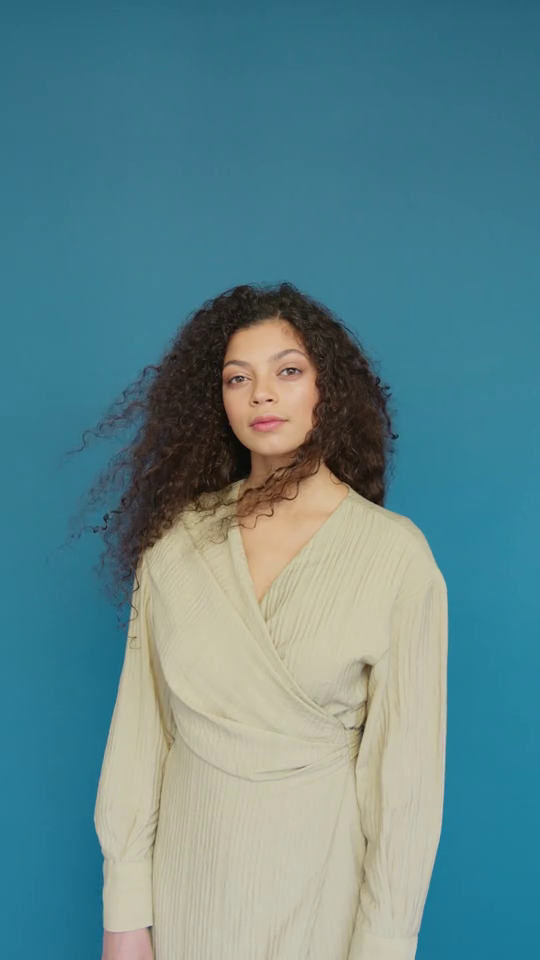
#> input picture frame 30 of Lab9/face.mp4, 540 x 960 px
$ python main2.py
#> lines starting #> are read from the running program, lines starting #| are printed output that depends on the picture; after the words box and inside, x2 and y2 are one past the last pixel; in counts of white or black regions, pixels touching at a corner belong together
import cv2
import numpy
from pathlib import Path


ESC = 0x0000001B
UP = 0x00260000
DOWN = 0x00280000
LEFT = 0x00250000
RIGHT = 0x00270000


def load_image(fname: str) -> numpy.ndarray:
    data = numpy.fromfile(fname, dtype=numpy.uint8)
    img = cv2.imdecode(data, cv2.IMREAD_COLOR)
    if img is None:
        raise IOError("Invalid image format")
    return img


CASCADE = Path(cv2.data.haarcascades) / 'haarcascade_frontalface_default.xml'
EYECASCADE = Path(cv2.data.haarcascades) / 'haarcascade_eye.xml'
cascade = cv2.CascadeClassifier(str(CASCADE))
eyecascade = cv2.CascadeClassifier(str(EYECASCADE))
if cascade.empty():
    raise IOError('Каскад не найден или повреждён')

video = cv2.VideoCapture('face.mp4')
# во сколько раз уменьшать изображение на каждой попытке
scale_per_stage = 1.3
# сколько соседних окон тоже должно дать отклик
min_neighbours = 5

while True:
    success, image = video.read()
#> image is the input picture: shape (960, 540, 3); mean B, G, R 140, 134, 94.4
    if not success:
        print('Видео закончилось')
        break
    gray = cv2.cvtColor(image, cv2.COLOR_BGR2GRAY)
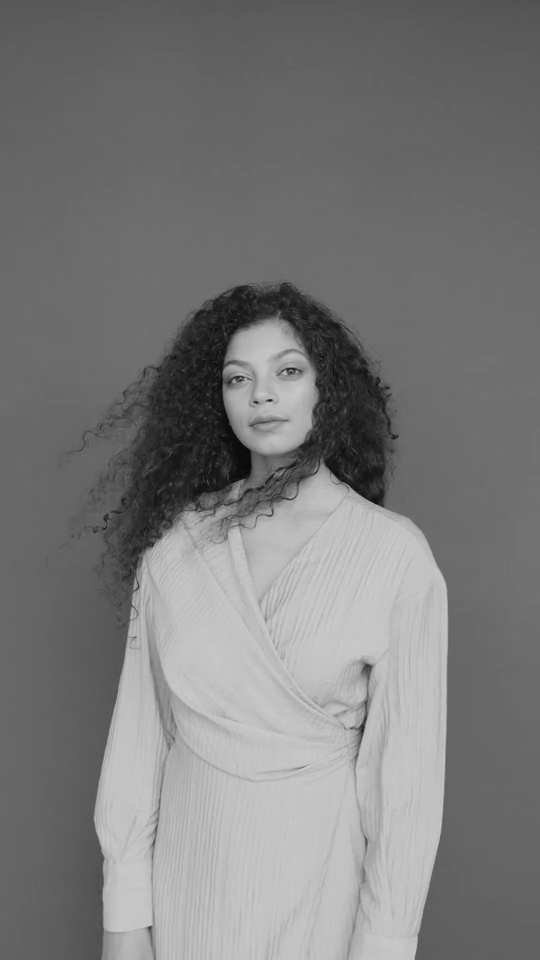
#> gray: shape (960, 540); min 4, max 203, mean 122.8
    print(min_neighbours)
    rois = cascade.detectMultiScale(  # поиск объекта
        gray,  # анализируем изображение
        scaleFactor=scale_per_stage,  # для пирамиды Гаусса
        minNeighbors=min_neighbours  # для дедупликации
    )
#> rois = [[205, 329, 125, 125]]

    copy = image.copy()
    for x, y, w, h in rois:
        cv2.rectangle(copy,
                      (x, y), (x+w, y+h),
                      (64, 255, 255), 2
                      )
        face = copy[y:y+h, x:x+w]
        eyerois = eyecascade.detectMultiScale(
            face,
            scaleFactor=scale_per_stage,
            minNeighbors=min_neighbours
        )
        for x1, y1, w1, h1 in eyerois:
            cx = x + x1 + w1 // 2
            cy = y + y1 + h1 // 2
            axes = (w1 // 2, h1 // 2)
            angle = 0
            cv2.ellipse(copy, (cx, cy), axes, angle, 0, 360, (64, 255, 255), 2)
#> this loop made 1 pass
#> (x, y, w, h, eyerois) on pass 1: (205, 329, 125, 125, [[69, 26, 33, 33], [18, 37, 29, 29]])
#> pass 1, `face = copy[y:y+h, x:x+w]`:
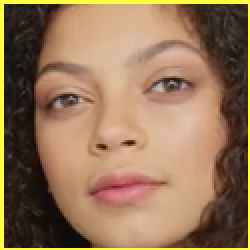
#> face: shape (125, 125, 3) (shown 2 times larger); mean B, G, R 88, 117.4, 149.1
#> after the loop:
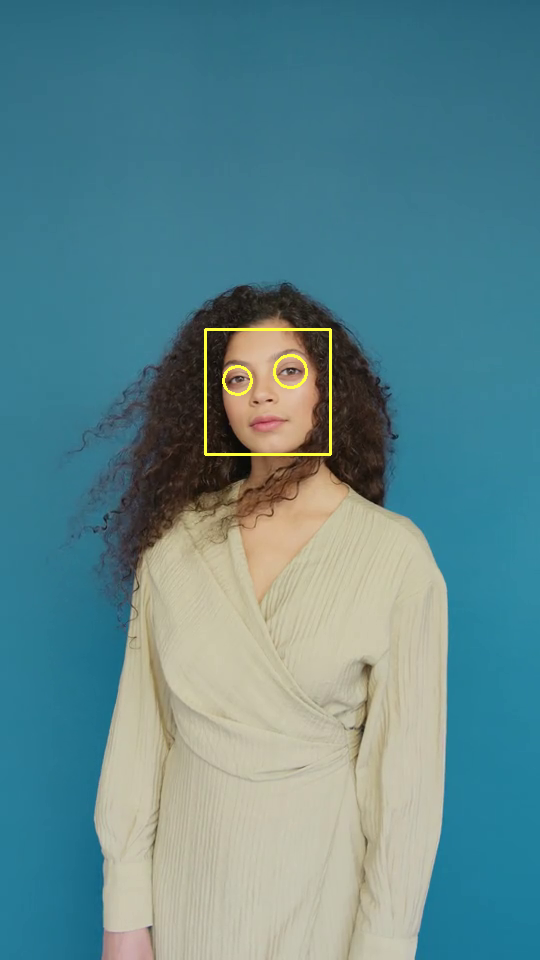
#> copy: shape (960, 540, 3); 0.4% of pixels changed, all inside (x1, y1, x2, y2) = (204, 328, 332, 456)
#> after the loop:
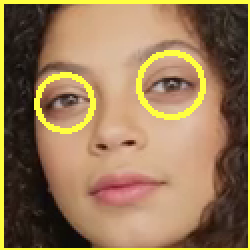
#> face: shape (125, 125, 3) (shown 2 times larger); 3.62% of pixels changed, all inside (x1, y1, x2, y2) = (17, 25, 103, 67)
    cv2.imshow('Face', copy)
    key = cv2.waitKeyEx(10)
#> (key Esc is pressed here)
#> key = 27
    if key == UP:
        min_neighbours += 1
    elif key == DOWN:
        min_neighbours -= 1
    elif key == ESC:
        break
    min_neighbours = max(0, min(20, min_neighbours))

$ run again, starting later in the video
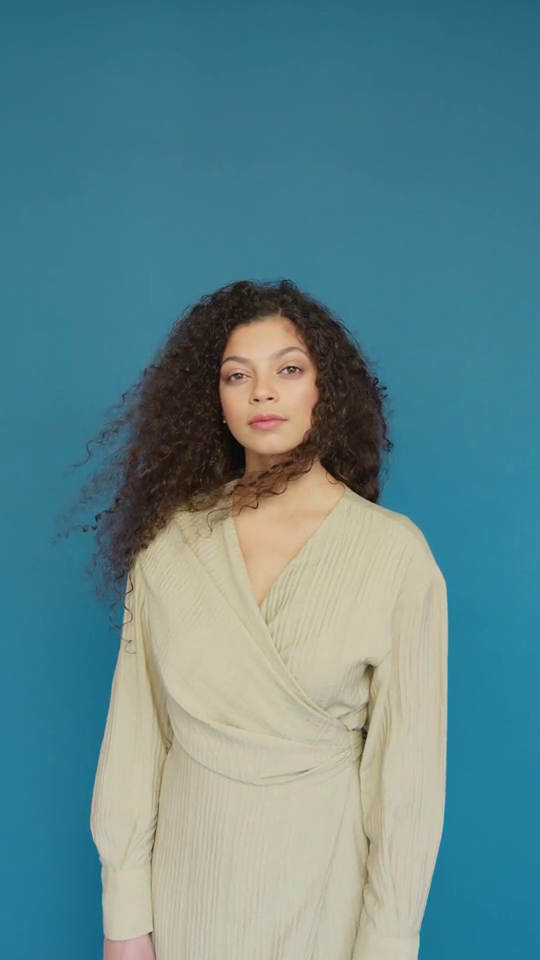
#> input picture frame 137 of Lab9/face.mp4, 540 x 960 px
#> image is the input picture: shape (960, 540, 3); mean B, G, R 140.4, 134.6, 95.8
#> `gray = cv2.cvtColor(image, cv2.COLOR_BGR2GRAY)`:
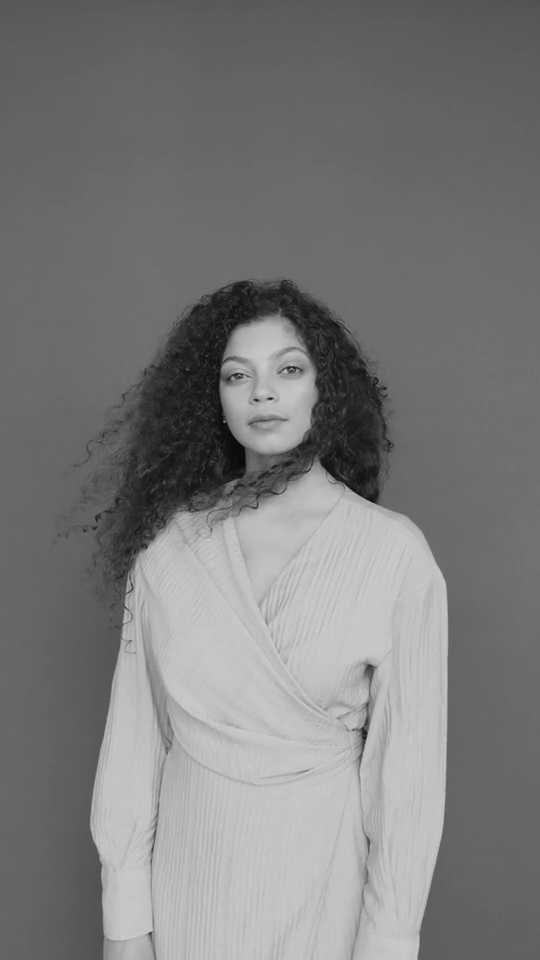
#> gray: shape (960, 540); min 5, max 206, mean 123.6
#> rois = [[202, 325, 127, 127]]
#> the loop `for x, y, w, h in rois:` made 1 pass
#> (x, y, w, h, eyerois) on pass 1: (202, 325, 127, 127, [[72, 29, 31, 31], [19, 37, 29, 29]])
#> after the loop `for x, y, w, h in rois:`:
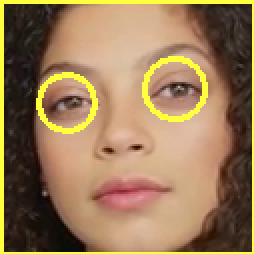
#> face: shape (127, 127, 3) (shown 2 times larger); mean B, G, R 87.4, 122.4, 153
#> key = 27

$ run again, starting later in the video
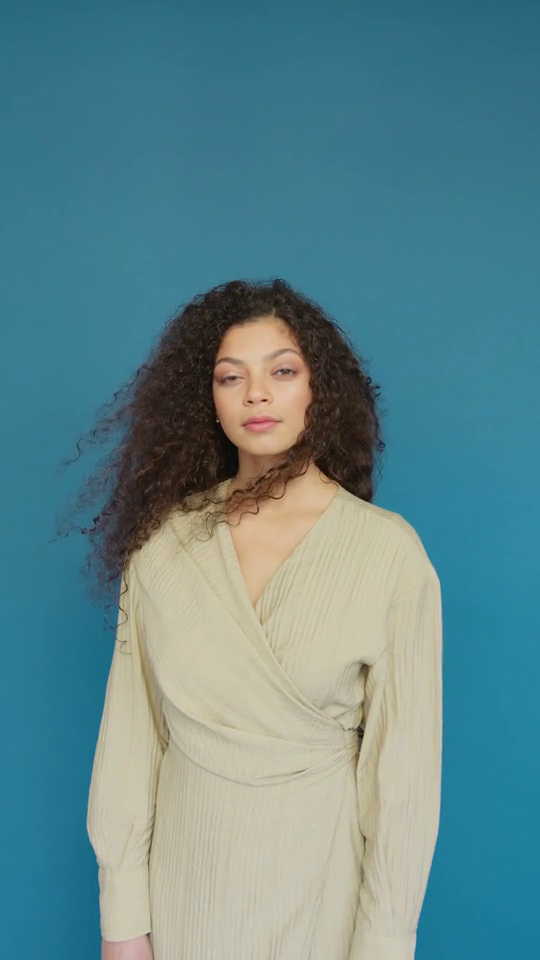
#> input picture frame 244 of Lab9/face.mp4, 540 x 960 px
#> image is the input picture: shape (960, 540, 3); mean B, G, R 140.4, 134.7, 95.9
#> `gray = cv2.cvtColor(image, cv2.COLOR_BGR2GRAY)`:
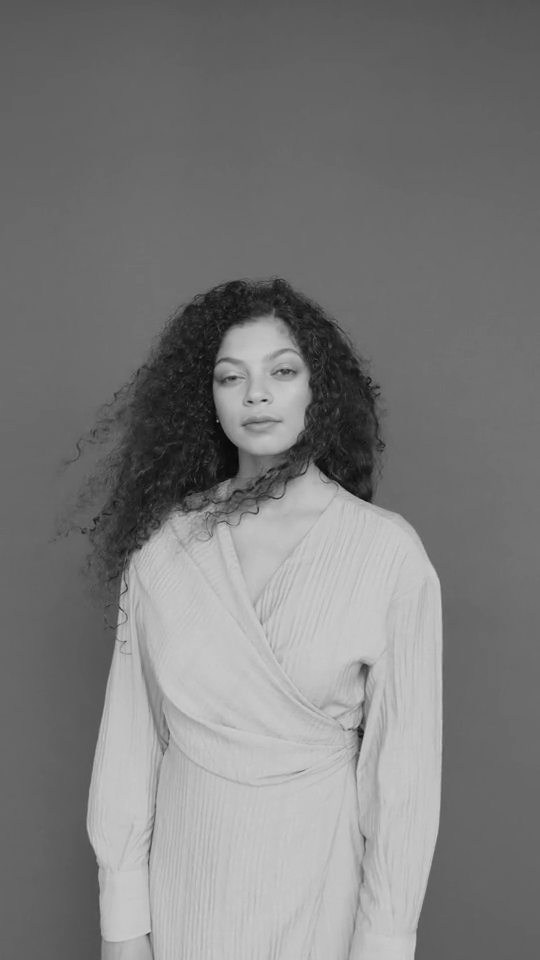
#> gray: shape (960, 540); min 6, max 206, mean 123.7
#> rois = [[195, 328, 128, 128]]
#> the loop `for x, y, w, h in rois:` made 1 pass
#> (x, y, w, h, eyerois) on pass 1: (195, 328, 128, 128, [[75, 29, 31, 31]])
#> after the loop `for x, y, w, h in rois:`:
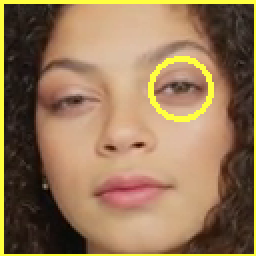
#> face: shape (128, 128, 3) (shown 2 times larger); mean B, G, R 86.9, 119.6, 150.3
#> key = 27
